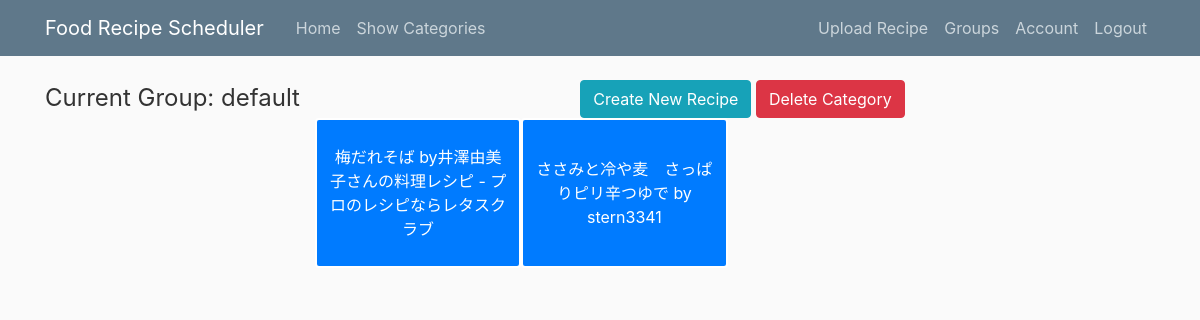
The page /categories/1/recipes (signed in) on the database its author committed.
### recipe_scheduler/models.py (models this page shows, shortened)
class Group(db.Model):
    __table_name__ = 'group'
    id = db.Column(db.Integer, primary_key=True)
    group_name = db.Column(db.String(50), unique=False)
    events = db.relationship('Event', backref='event_group', lazy=True)
    categories = db.relationship('Category', backref='category_group', lazy=True)

class Recipe(db.Model):
    __table_name__ = 'recipe'
    id = db.Column(db.Integer, primary_key=True)
    recipe_name = db.Column(db.String(100), unique=False, nullable=False)
    recipe_url = db.Column(db.String(2083), unique=False, nullable=False)
    description = db.Column(db.String(200), unique=False, nullable=False)
    category_id = db.Column(db.Integer, db.ForeignKey('category.id'),
                            nullable=False)
    events = db.relationship('Event', backref='recipe', lazy=True, cascade="all")
    def to_dict(self):
        return {
            'id': self.id,
            'recipe_name': self.recipe_name,
            'recipe_url': self.recipe_url,
            'description': self.description,
            'category_id': self.category_id,
            'events': self.events
        }

### recipe_scheduler/categories/routes.py (the view)
@categories.route('/categories/<int:category_id>/recipes', methods=['GET'])
@login_required
def show_recipes(category_id):
    category = Category.query.filter_by(id=category_id).first()
    if current_user.current_group != category.group_id:
        flash("Please select the appropriate group", 'error')
        return redirect(url_for('main.home'))
    select_group = current_user.get_current_group()
    user_list = current_user.user_groups
    all_recipes = Recipe.query.filter_by(category_id=category_id).all()
    recipes_list = [c.to_dict() for c in all_recipes]
    return render_template('show_recipes.html', recipes_list=recipes_list,
                           category_id=category_id, user_list=user_list,
                           select_group=int(select_group))

### recipe_scheduler/models.py (called while the page is built)
@login_manager.user_loader
def loader_user(user_id):
    return User.query.get(int(user_id))

    def get_current_group(self):
        return self.current_group

### recipe_scheduler/templates/show_recipes.html (shortened to what this page needs)
{% extends "layout.html" %}
{% block content %}
    <div class="new-recipe">
        <a class="btn btn-info" href=" {{ url_for('categories.new_recipe', category_id=category_id) }} ">Create New Recipe</a>
        <button type="button" class="btn btn-danger" data-toggle="modal" data-target="#deleteModal-cat-{{category_id}}">Delete Category</button>
    </div>
    <div class="recipes row flex-wrap">
        {% for recipe in recipes_list %}
            <button type="button" class="col-md-3 btn btn-primary category" data-toggle="modal" data-target="#recipeModal-{{recipe.id}}">{{recipe.recipe_name}}</button>
        {% endfor %}
    </div>
{% endblock content %}

### recipe_scheduler/templates/sub_menu.html (shortened to what this page needs)
{% if current_user.is_authenticated %}
<form name="myForm" action="{{ url_for('main.home') }}" method="post" id="submit-form-group">
        {% if group_title %}
        <button type="button" class="btn btn-info btn-block" data-toggle="collapse" data-target="#submenu-group">
            {{ group_title }}</button>
        <div id="submenu-group" class="collapse">
            {% for i in user_list%}
                {% if i.id == select_group %}
                    <input type="radio" checked="checked" name="group_options" id="option-{{i.id}}" value="{{i.id}}"> {{i.group_name}} </input><br>
                {% else %}
                    <input type="radio" name="group_options" id="option-{{i.id}}" value="{{i.id}}"> {{i.group_name}} </input><br>
                {% endif %}
            {% endfor %}
        </div>
        {% else %}
                {% for i in user_list%}
                    {% if i.id == select_group %}
                        <legend class="mb-4">Current Group: {{i.group_name}}</legend>
                    {% endif %}
                {% endfor %}
        {% endif%}
</form>
{% endif %}

### recipe_scheduler/static/main.css (style rules this page uses)
body { background: #fafafa; color: #333333; margin-top: 5rem; height: 100%; }
.category { border: 2px solid white; }
.row { height: 100%; }
.recipes { display: flex; width: 100%; }

### rows shown on the page
Group: group_name "default"
Recipe: recipe_name "梅だれそば by井澤由美子さんの料理レシピ - プロのレシピならレタスクラブ"
Recipe: recipe_name "ささみと冷や麦 さっぱりピリ辛つゆで by stern3341"
